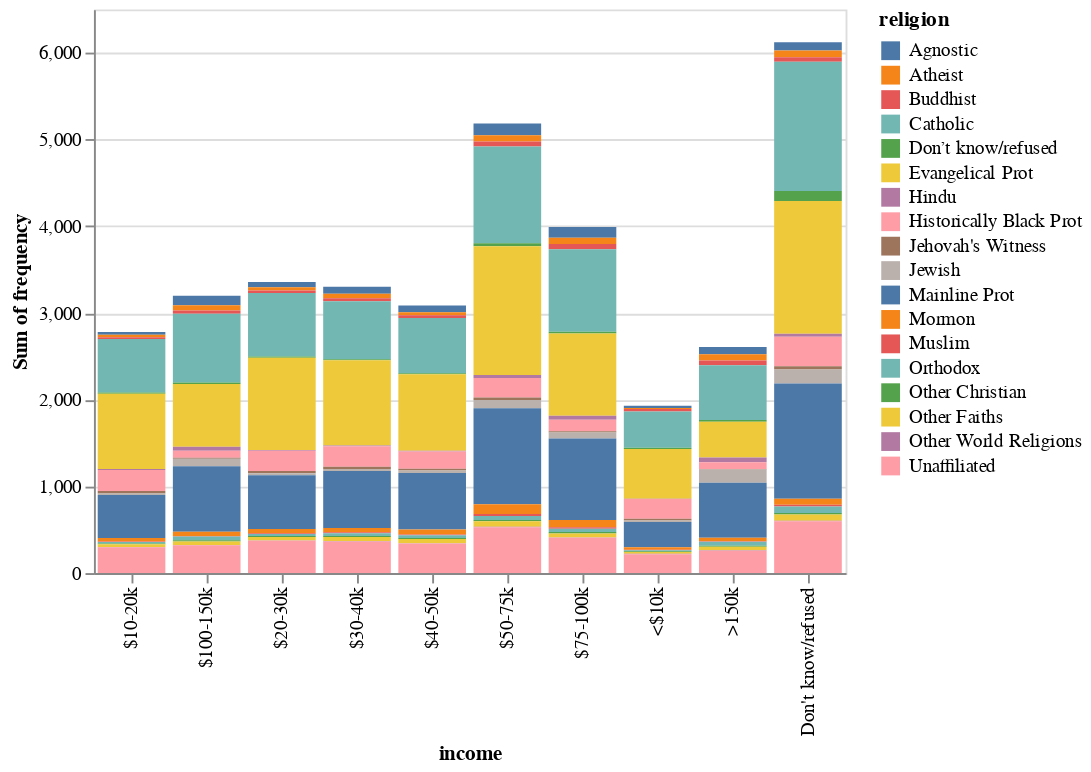

Here is the notebook cell this chart was saved with:
### Markdown cell above
There are multiple ways to visualize it but here we draw a stacked bar chart showing frequencies for each income category with different colors for different religion. 

By using the [example code](https://altair-viz.github.io/gallery/stacked_bar_chart.html) on Altair website, create a stacked bar chart, looks like the following figure.

![Stacked Bar Chart](visualization.png)

### Code cell
# TODO: put your code here
chart = alt.Chart(pew_tidy_df)

newchar = chart.mark_bar().encode(
    x='income',
    y='sum(frequency)',
    color='religion'
)
newchar

### Figure 1 — Vega-Lite specification as saved in the notebook (floating-point values rounded to 4 significant figures; data arrays with more than 128 entries replaced by an {"elided": "..."} marker saying what was removed)
{"$schema": "https://vega.github.io/schema/vega-lite/v2.6.0.json", "config": {"view": {"height": 300, "width": 400}}, "data": {"name": "data-35cb11bed41e71a31789f5b89f0de5ab"}, "datasets": {"data-35cb11bed41e71a31789f5b89f0de5ab": {"elided": "180 records"}}, "encoding": {"color": {"field": "religion", "type": "nominal"}, "x": {"field": "income", "type": "nominal"}, "y": {"aggregate": "sum", "field": "frequency", "type": "quantitative"}}, "mark": "bar"}
